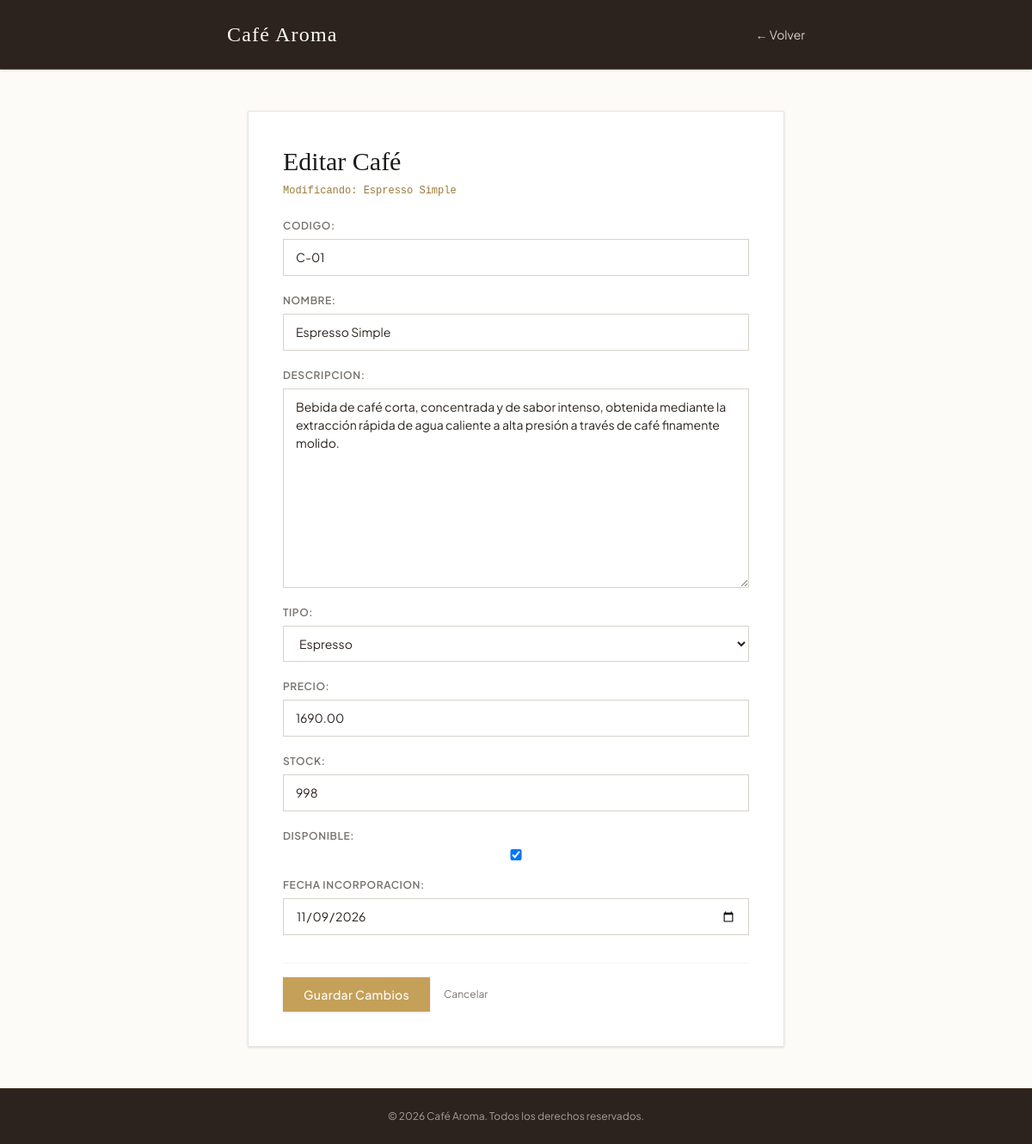
Page /cafe/1/editar/ on the committed database.
### carta/models.py (models this page shows, shortened)
class Cafe(models.Model):
    codigo = models.CharField(max_length=20, unique=True)
    nombre = models.CharField(max_length=100)
    descripcion = models.TextField(blank=True, null=True)
    tipo = models.ForeignKey(TipoCafe, on_delete=models.PROTECT)
    precio = models.DecimalField(max_digits=10, decimal_places=2, validators=[MinValueValidator(0)])
    stock = models.IntegerField(validators=[MinValueValidator(0)])
    disponible = models.BooleanField(default=True)
    fecha_incorporacion = models.DateField()

class TipoCafe(models.Model):
    nombre = models.CharField(max_length=60, unique=True)
    descripcion = models.TextField(blank=True, null=True)
    def __str__(self):
        return self.nombre

### carta/views.py (the view)
# urls.py: path('cafe/<int:pk>/editar/', views.editar_cafe, name='editar_cafe'),
def editar_cafe(request, pk):
    cafe = get_object_or_404(Cafe, pk=pk)
    if request.method == 'POST':
        form = CafeForm(request.POST, instance=cafe)
        if form.is_valid():
            form.save()
            return redirect('lista_carta')
    else:
        form = CafeForm(instance=cafe)
    return render(request, 'carta/editar_cafe.html', {'form': form, 'cafe': cafe})

### carta/forms.py
class CafeForm(forms.ModelForm):
    class Meta:
        model = Cafe
        fields = ['codigo',
                  'nombre',
                  'descripcion',
                  'tipo',
                  'precio',
                  'stock',
                  'disponible',
                  'fecha_incorporacion']
        widgets = {
            'fecha_incorporacion': forms.DateInput(attrs={'type': 'date'}),
        }

### carta/templates/carta/editar_cafe.html (shortened to what this page needs)
<!DOCTYPE html>
<html lang="es">
<head>
    <script src="https://cdn.jsdelivr.net/npm/@tailwindcss/browser@4"></script>
</head>
<body class="min-h-screen flex flex-col justify-between selection:bg-[#C5A059] selection:text-white">
    <header class="bg-coffee text-[#FDFBF7] py-6 px-8 shadow-sm border-b border-[#C5A059]/30">
        <div class="max-w-2xl mx-auto flex justify-between items-center">
            <h1 class="text-2xl font-serif tracking-wider">Café Aroma</h1>
            <a href="{% url 'lista_carta' %}" class="text-sm text-stone-300 hover:text-[#C5A059] transition">← Volver</a>
        </div>
    </header>
    <main class="max-w-2xl mx-auto px-6 py-12 w-full flex-grow">
        <div class="bg-white border border-stone-200 shadow-sm p-8 md:p-10">
            <h2 class="text-3xl font-serif text-stone-900 mb-2">Editar Café</h2>
            <p class="text-xs text-[#9A7B38] font-mono mb-6">Modificando: {{ cafe.nombre }}</p>
            <form method="POST">
                {{ form.as_p }}
                <div class="mt-8 pt-4 border-t border-stone-100 flex items-center gap-4">
                    <button type="submit" class="bg-[#C5A059] hover:bg-[#b08d4b] text-white px-6 py-2.5 text-sm font-medium tracking-wide transition shadow-sm">
                        Guardar Cambios
                    </button>
                    <a href="{% url 'lista_carta' %}" class="text-xs text-stone-500 hover:text-stone-800">Cancelar</a>
                </div>
            </form>
        </div>
    </main>
    <footer class="bg-coffee text-stone-400 py-6 text-center text-xs border-t border-[#C5A059]/20">
        <p>© 2026 Café Aroma. Todos los derechos reservados.</p>
    </footer>
</body>
</html>

### carta/templates/carta/editar_cafe.html (style rules this page uses)
body { font-family: 'Plus Jakarta Sans', sans-serif; background-color: #FDFBF7; color: #2C221E; }
h1, h2, h3, .font-serif { font-family: 'Playfair Display', serif; }
.bg-coffee { background-color: #2C221E; }
form p { margin-bottom: 1.25rem; display: flex; flex-direction: column; }
form label { font-size: 0.75rem; text-transform: uppercase; letter-spacing: 0.05em; color: #78716c; margin-bottom: 0.375rem; font-weight: 600; }
form input, form select, form textarea { border: 1px solid #d7d3cb; padding: 0.625rem 0.875rem; font-size: 0.875rem; background-color: #fff; outline: none; transition: border-color 0.2s; }

### rows in the picture
Cafe: nombre "Espresso Simple", codigo "C-01", descripcion "Bebida de café corta, concentrada y de sabor intenso, obtenida mediante la extracción rápida de agua caliente a alta presión a través de café finamente molido.", tipo "Espresso", precio "1690.00", stock "998", disponible "☑", fecha_incorporacion "11/09/2026"
